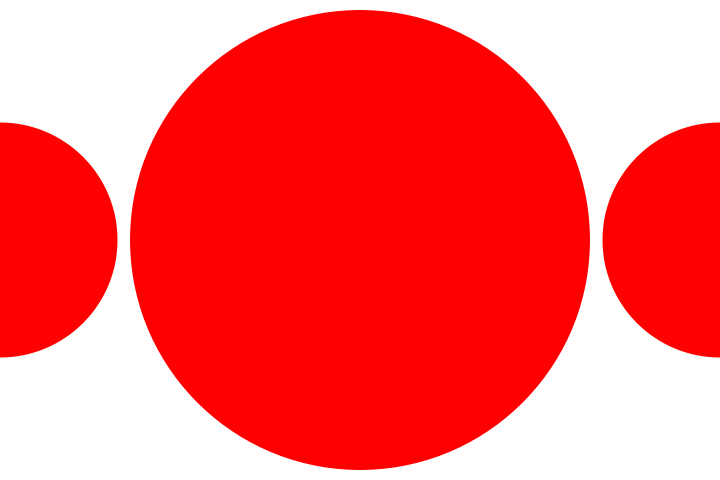
Frame 1 (no input)
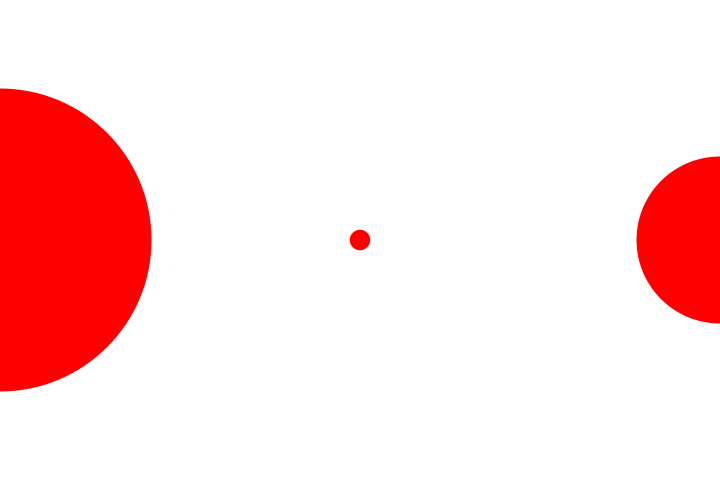
Frame 60 (the mouse pressed at the canvas centre just before this capture)
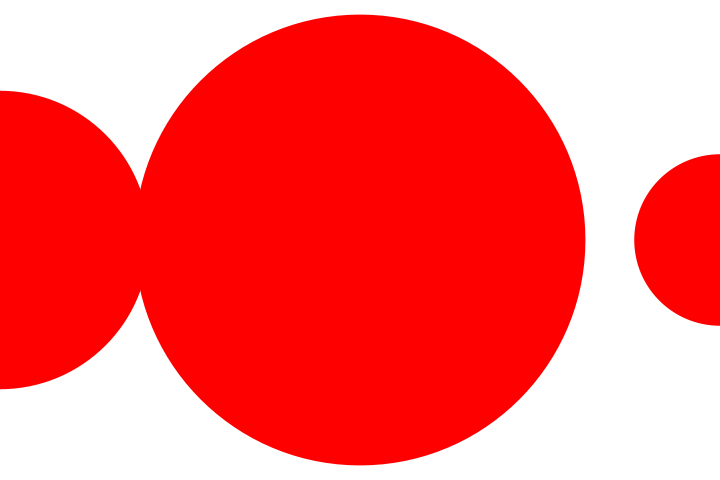
Frame 120 (the mouse held since frame 60 and released just before this capture)

The Processing sketch that drew these frames (run headless with seeded random() and noise(); from frame 60 on, the mouse is pressed at the canvas centre):

// Processing sketch: pattern292
// ── pattern292.pde
 // pattern29

 
float diameter; 
float angle = 0;

void setup() {
  size(720,480);
  diameter = height - 30;
  noStroke();
  fill(255,0,0);
}

void draw() {
  
  background(  255,255,255);

  float d1 = 10 + (sin(angle) * diameter/2) + diameter/2;
  float d2 = 10 + (sin(angle + PI/2) * diameter/2) + diameter/2;
  float d3 = 10 + (sin(angle + PI) * diameter/2) + diameter/2;
  
  ellipse(0, height/2, d1, d1);
  ellipse(width/2, height/2, d2, d2);
  ellipse(width, height/2, d3, d3);
  
  angle += 0.9;
}
